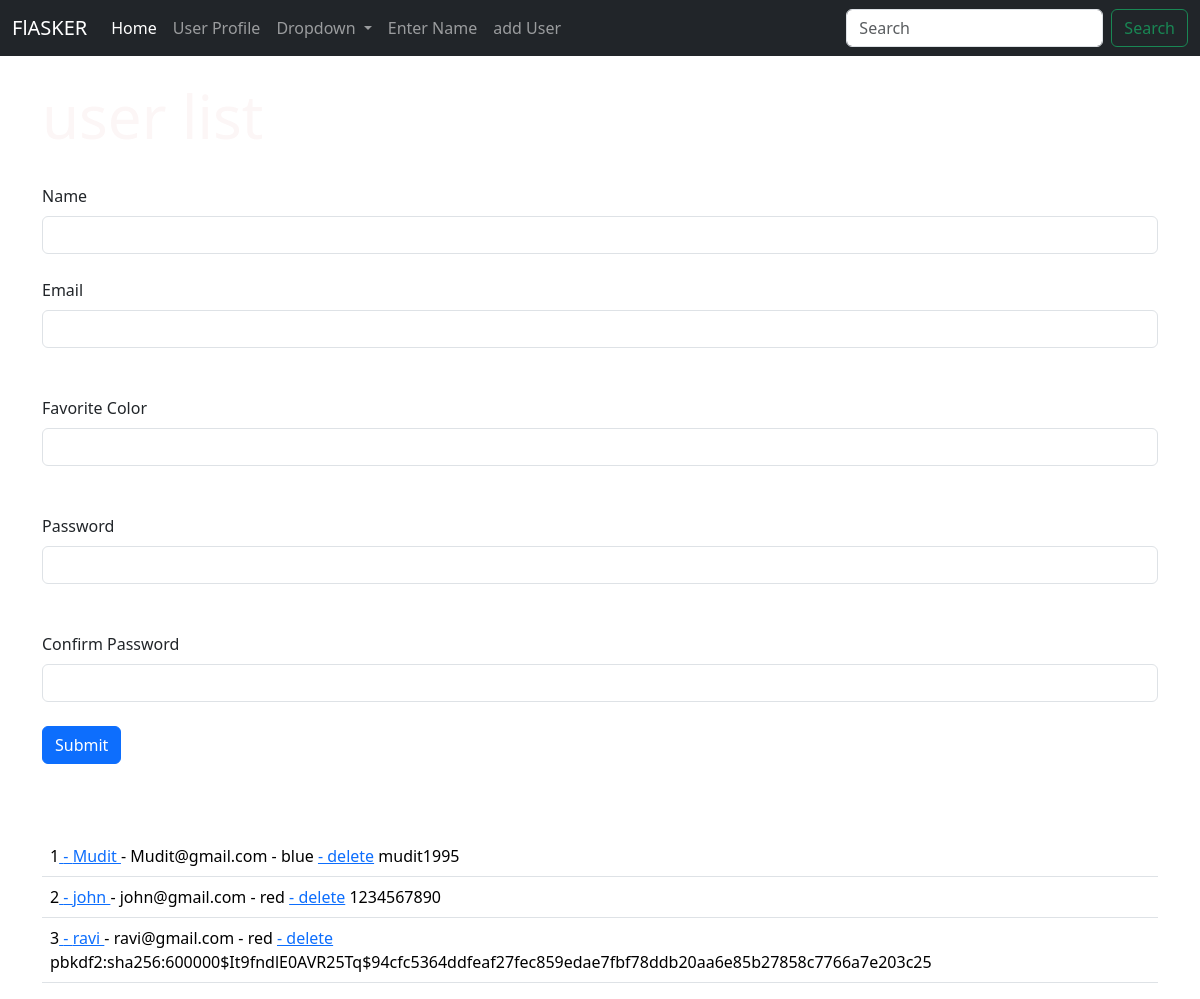
The page /user/add on the database as committed earlier.
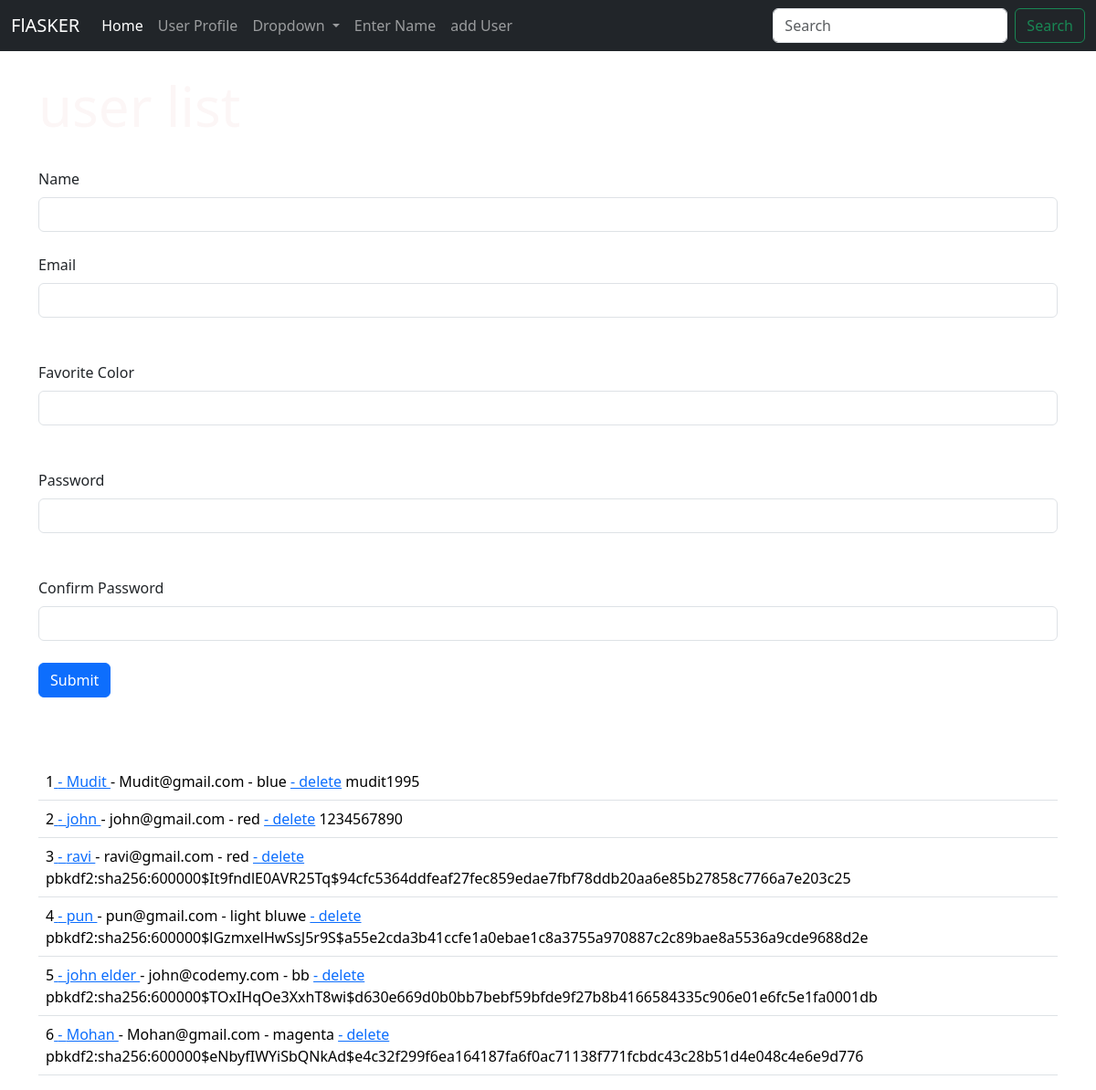
The same page on the database as committed later.
### hello.py (models this page shows, shortened)
class Users(db.Model):
    id = db.Column(db.Integer, primary_key=True)
    name = db.Column(db.String(200), nullable=False)
    email = db.Column(db.String(120), nullable=False, unique=True)
    favorite_color = db.Column(db.String(120))
    password_hash = db.Column(db.String(128), nullable=False)
    @property
    def password(self):
        raise AttributeError('password is not a readable attribute')
    date_added = db.Column(db.DateTime, default=datetime.utcnow)

### hello.py (the view, shortened to what this page needs)
@app.route('/user/add', methods=['GET', 'POST'])
def add_user():
    name = None
    form = UserForm()
    our_users = Users.query.order_by(Users.date_added)
    return render_template('add_user.html', form=form, name=name, our_users=our_users)

### hello.py
class UserForm(FlaskForm):
    name = StringField("Name", validators=[DataRequired()])
    email = StringField("Email", validators=[DataRequired()])
    favorite_color = StringField("Favorite Color")
    password_hash = PasswordField("Password", validators=[DataRequired(), EqualTo("password_hash2", message="Passwords Must Match")])
    password_hash2 = PasswordField("Confirm Password", validators=[DataRequired()])
    submit = SubmitField("Submit")

### templates/add_user.html (shortened to what this page needs)
{% extends 'base.html' %}
{% block content %}
{% if name %}
      <h1> user added</h1>
      <br/>
      <ul>
        {% for our_user in our_users %}
            <li>{{our_user.id}}<a href={{url_for('update', id=our_user.id)}}> - {{ our_user.name }}</a> - {{ our_user.email }} - {{ our_user.favorite_color }}<a href={{url_for('delete', id=our_user.id)}}> - delete</a></li>
        {% endfor %}
    </ul>
{% else %}
      <h1> user list </h1>
      <br/>
      <form method = "POST">
        {{ form.name.label(class="form-label") }}
        {{ form.name(class="form-control") }}
         <br/>
         {{ form.email.label(class="form-label") }}
         {{ form.email(class="form-control") }}
          <br/>
          <br/>
          {{ form.favorite_color.label(class="form-label") }}
          {{ form.favorite_color(class="form-control") }}
           <br/>
           <br/>
           {{ form.password_hash.label(class="form-label") }}
           {{ form.password_hash(class="form-control") }}
            <br/>
            <br/>
            {{ form.password_hash2.label(class="form-label") }}
            {{ form.password_hash2(class="form-control") }}
             <br/>
        {{ form.submit(class="btn btn-primary") }}
      </form>
    <br/>
    <br/>
    <br/>
    <table class="table">
        {% for our_user in our_users %}
        <tr>
            <td>{{our_user.id}}<a href={{url_for('update', id=our_user.id)}}> - {{ our_user.name }}
                               <a> - {{ our_user.email }} - {{ our_user.favorite_color }} </a>
                               <a href={{url_for('delete', id=our_user.id)}}>- delete</a>
                               {{our_user.password_hash}}
                               </td>
          </tr>
        {% endfor %}
    </table>
{% endif %}
{% endblock %}

### templates/base.html (shortened to what this page needs)
<!doctype html>
<html lang="en">
  <head>
    <link href="https://cdn.jsdelivr.net/npm/bootstrap@5.3.3/dist/css/bootstrap.min.css" rel="stylesheet">
    <link rel="stylesheet" href="{{ url_for('static', filename='CSS/style.css') }}">
  </head>
  <body>
    {% include 'navbar.html' %}
    <br/>
    <div class ="container">
        {% block content %}
        {% endblock %}
    </div>
  </body>
</html>

### templates/Navbar.html (shortened to what this page needs)
<nav class="navbar navbar-expand-lg navbar-dark bg-dark">
    <div class="container-fluid">
      <a class="navbar-brand" href="{{url_for('index') }}">FlASKER</a>
      <div class="collapse navbar-collapse" id="navbarSupportedContent">
        <ul class="navbar-nav me-auto mb-2 mb-lg-0">
          <li class="nav-item">
            <a class="nav-link active" aria-current="page" href="#">Home</a>
          </li>
          <li class="nav-item">
            <a class="nav-link" href="{{url_for('user',name='John') }}">User Profile</a>
          </li>
          <li class="nav-item dropdown">
            <a class="nav-link dropdown-toggle" href="#" role="button" data-bs-toggle="dropdown" aria-expanded="false">
              Dropdown
            </a>
          </li>
          <li class="nav-item">
            <a class="nav-link" href="{{url_for('name') }}">Enter Name</a>
          </li>
          <li class="nav-item">
            <a class="nav-link" href="{{url_for('add_user') }}">add User</a>
          </li>
        </ul>
        <form class="d-flex" role="search">
          <input class="form-control me-2" type="search" placeholder="Search" aria-label="Search">
          <button class="btn btn-outline-success" type="submit">Search</button>
        </form>
      </div>
    </div>
  </nav>

### static/CSS/style.css (style rules this page uses)
h1 { color : rgba(187, 17, 17, 0.041) ; font-size : 60px ; }
body { background-color: #ffffff; }

Rows that differ between the two databases and show on the page:
added Users: id "4", name "pun", email "pun@gmail.com", favorite_color "light bluwe", password_hash "pbkdf2:sha256:600000$lGzmxelHwSsJ5r9S$a55e2cda3b41ccfe1a0ebae1c8a3755a970887c2c89bae8a5536a9cde9688d2e"
added Users: id "5", name "john elder", email "john@codemy.com", favorite_color "bb", password_hash "pbkdf2:sha256:600000$TOxIHqOe3XxhT8wi$d630e669d0b0bb7bebf59bfde9f27b8b4166584335c906e01e6fc5e1fa0001db"
added Users: id "6", name "Mohan", email "Mohan@gmail.com", favorite_color "magenta", password_hash "pbkdf2:sha256:600000$eNbyfIWYiSbQNkAd$e4c32f299f6ea164187fa6f0ac71138f771fcbdc43c28b51d4e048c4e6e9d776"
